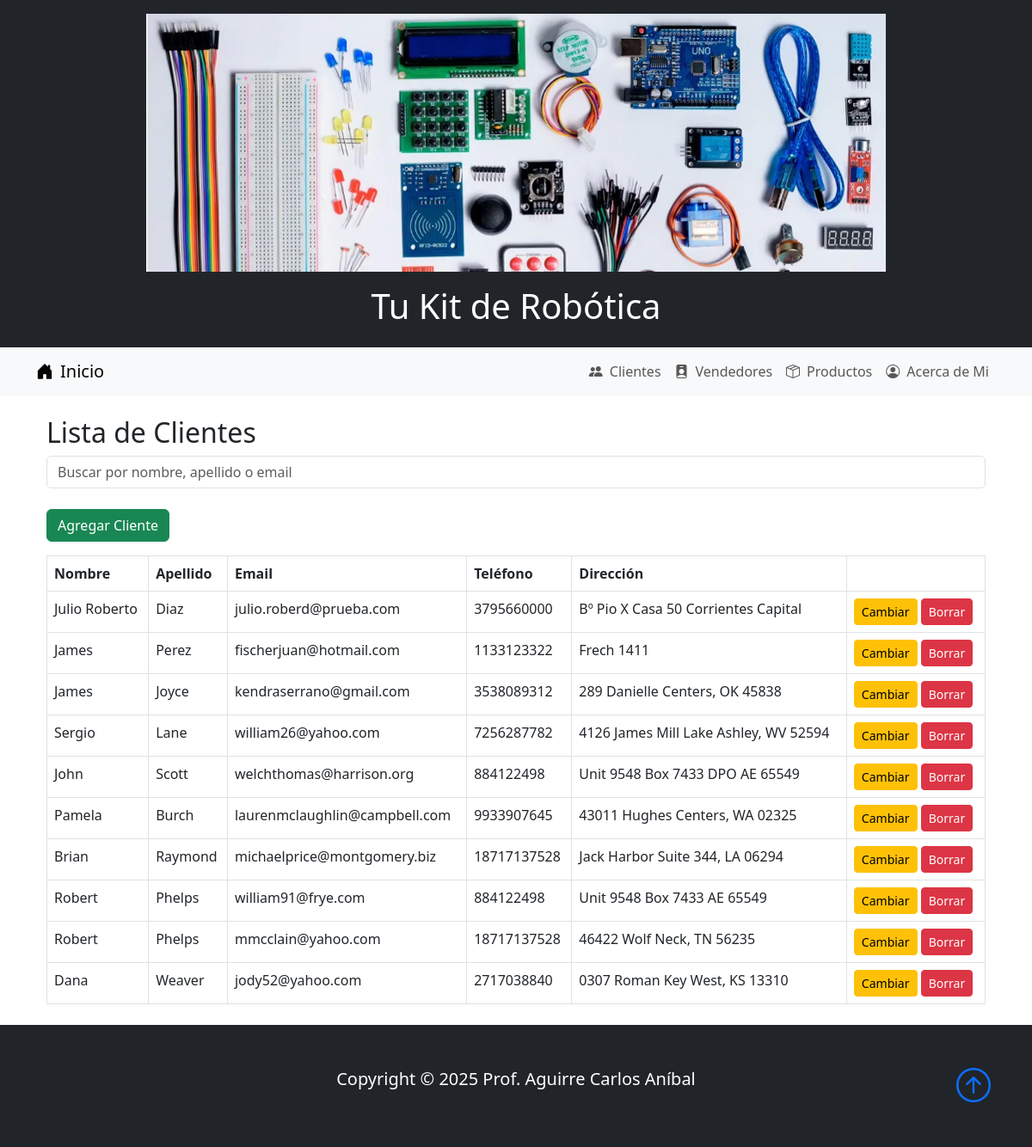
Page /myapp/clientes/ on the committed database.
### myapp/models.py (models this page shows, shortened)
class Clientes(models.Model):
    nombre = models.CharField(max_length=100)
    apellido = models.CharField(max_length=100)
    email = models.EmailField()
    telefono = models.IntegerField()
    direccion = models.CharField(max_length=100)

### myapp/views.py (the view)
# urls.py: path('clientes/', views.lista_clientes, name='clientes'),
def lista_clientes(request):
    query = request.GET.get('q')
    if query:
        clientes = Clientes.objects.filter(nombre__icontains=query) | Clientes.objects.filter(apellido__icontains=query)| Clientes.objects.filter(email__icontains=query)
    else:
        clientes = Clientes.objects.all()
    return render(request, 'myapp/clientes.html', {'clientes': clientes})

### myapp/templates/myapp/clientes.html (shortened to what this page needs)
{% extends 'myapp/base.html' %}
{% block contenido %}
<div class="container mt-4">
    <h2>Lista de Clientes</h2>
    <form method="get" class="mb-4">
        <input type="text" name="q" class="form-control" placeholder="Buscar por nombre, apellido o email">
    </form>
    <a href="{% url 'agregar_cliente' %}" class="btn btn-success mb-3">Agregar Cliente</a>
    <table class="table table-bordered">
        <thead>
            <tr>
                <th>Nombre</th>
                <th>Apellido</th>
                <th>Email</th>
                <th>Teléfono</th>
                <th>Dirección</th>
                <th></th>
            </tr>
        </thead>
        <tbody>
            {% for cliente in clientes %}
            <tr>
                <td>{{ cliente.nombre }}</td>
                <td>{{ cliente.apellido }}</td>
                <td>{{ cliente.email }}</td>
                <td>{{ cliente.telefono }}</td>
                <td>{{ cliente.direccion }}</td>
                <td>
                    <a href="{% url 'editar_cliente' cliente.pk %}" class="btn btn-sm btn-warning">Cambiar</a>
                    <a href="{% url 'eliminar_cliente' cliente.pk %}" class="btn btn-sm btn-danger">Borrar</a>
                </td>
            </tr>
            {% empty %}
            <tr>
                <td colspan="5">No hay clientes registrados.</td>
            </tr>
            {% endfor %}
        </tbody>
    </table>
</div>
{% endblock %}

### rows in the picture
Clientes: nombre "Julio Roberto", apellido "Diaz", email "julio.roberd@prueba.com", telefono "3795660000", direccion "Bº Pio X Casa 50 Corrientes Capital"
Clientes: nombre "James", apellido "Perez", email "fischerjuan@hotmail.com", telefono "1133123322", direccion "Frech 1411"
Clientes: nombre "James", apellido "Joyce", email "kendraserrano@gmail.com", telefono "3538089312", direccion "289 Danielle Centers, OK 45838"
Clientes: nombre "Sergio", apellido "Lane", email "william26@yahoo.com", telefono "7256287782", direccion "4126 James Mill Lake Ashley, WV 52594"
Clientes: nombre "John", apellido "Scott", email "welchthomas@harrison.org", telefono "884122498", direccion "Unit 9548 Box 7433 DPO AE 65549"
Clientes: nombre "Pamela", apellido "Burch", email "laurenmclaughlin@campbell.com", telefono "9933907645", direccion "43011 Hughes Centers, WA 02325"
Clientes: nombre "Brian", apellido "Raymond", email "michaelprice@montgomery.biz", telefono "18717137528", direccion "Jack Harbor Suite 344, LA 06294"
Clientes: nombre "Robert", apellido "Phelps", email "william91@frye.com", telefono "884122498", direccion "Unit 9548 Box 7433 AE 65549"
Clientes: nombre "Robert", apellido "Phelps", email "mmcclain@yahoo.com", telefono "18717137528", direccion "46422 Wolf Neck, TN 56235"
Clientes: nombre "Dana", apellido "Weaver", email "jody52@yahoo.com", telefono "2717038840", direccion "0307 Roman Key West, KS 13310"
